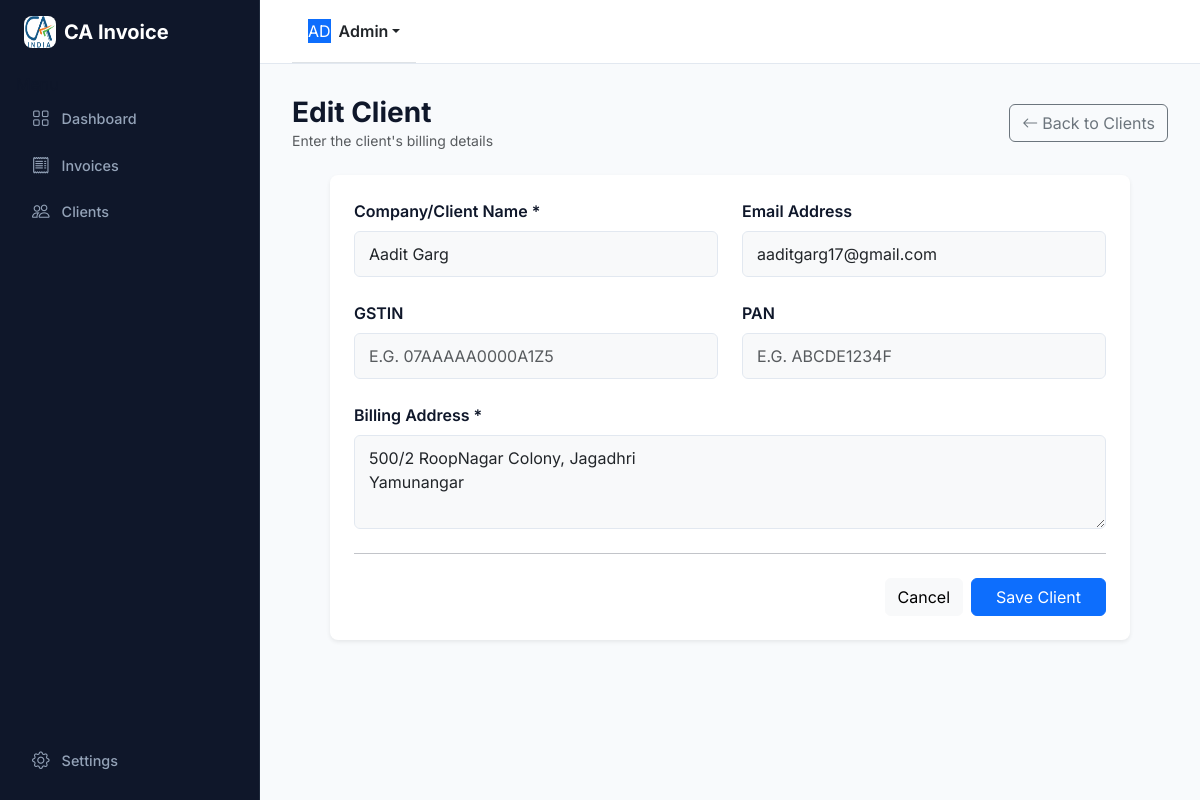
/clients/1/edit, run on the app's committed database.
### app/models.py (models this page shows)
class Client(db.Model):
    __tablename__ = 'clients'
    id = db.Column(db.Integer, primary_key=True)
    name = db.Column(db.String(150), nullable=False)
    email = db.Column(db.String(150))
    address = db.Column(db.Text, nullable=False)
    gstin = db.Column(db.String(20))
    pan = db.Column(db.String(20))
    created_at = db.Column(db.DateTime, default=datetime.utcnow)
    invoices = db.relationship('Invoice', backref='client', lazy=True)

### app/routes.py (the view, shortened to what this page needs)
@main_bp.route('/clients/<int:id>/edit', methods=['GET', 'POST'])
def edit_client(id):
    client = Client.query.get_or_404(id)
    return render_template('client_form.html', client=client)

### app/templates/client_form.html (shortened to what this page needs)
{% extends "base.html" %}
{% block content %}
<div class="d-flex justify-content-between align-items-center mb-4">
    <div>
        <h3 class="fw-bold mb-0">{{ 'Edit' if client else 'Add New' }} Client</h3>
        <p class="text-muted small mb-0">Enter the client's billing details</p>
    </div>
    <a href="{{ url_for('main.clients') }}" class="btn btn-outline-secondary">
        <i class="bi bi-arrow-left me-1"></i>Back to Clients
    </a>
</div>
<div class="ca-card border-0 shadow-sm bg-white p-4 max-w-2xl mx-auto" style="max-width: 800px;">
    <form method="POST">
        <div class="row g-4">
            <div class="col-md-6">
                <label class="form-label fw-semibold">Company/Client Name *</label>
                <input type="text" name="name" class="form-control bg-light" required value="{{ client.name if client else '' }}">
            </div>
            <div class="col-md-6">
                <label class="form-label fw-semibold">Email Address</label>
                <input type="email" name="email" class="form-control bg-light" value="{{ client.email if client else '' }}">
            </div>
            <div class="col-md-6">
                <label class="form-label fw-semibold">GSTIN</label>
                <input type="text" name="gstin" class="form-control bg-light text-uppercase" placeholder="e.g. 07AAAAA0000A1Z5" value="{{ client.gstin if client else '' }}">
            </div>
            <div class="col-md-6">
                <label class="form-label fw-semibold">PAN</label>
                <input type="text" name="pan" class="form-control bg-light text-uppercase" placeholder="e.g. ABCDE1234F" value="{{ client.pan if client else '' }}">
            </div>
            <div class="col-12">
                <label class="form-label fw-semibold">Billing Address *</label>
                <textarea name="address" rows="3" class="form-control bg-light" required>{{ client.address if client else '' }}</textarea>
            </div>
        </div>
        <hr class="my-4">
        <div class="d-flex justify-content-end gap-2">
            <a href="{{ url_for('main.clients') }}" class="btn btn-light">Cancel</a>
            <button type="submit" class="btn btn-primary px-4">Save Client</button>
        </div>
    </form>
</div>
{% endblock %}

### app/static/css/app.css (style rules this page uses)
:root { --ca-sidebar-bg: #0F172A; --ca-sidebar-text: #94A3B8; --ca-sidebar-text-hover: #F8FAFC; --ca-sidebar-active: #1E293B; --ca-header-bg: #FFFFFF; --ca-main-bg: #F8FAFC; --ca-border: #E2E8F0; --ca-primary: #2563EB; --ca-primary-hover: #1D4ED8; --ca-text-dark: #0F172A; --ca-text-muted: #64748B; }
body { margin: 0; padding: 0; font-family: 'Inter', -apple-system, BlinkMacSystemFont, 'Segoe UI', Roboto, sans-serif; background-color: var(--ca-main-bg); color: var(--ca-text-dark); }
.ca-card { background: #FFFFFF; border: 1px solid var(--ca-border); border-radius: 8px; box-shadow: 0 1px 3px rgba(0,0,0,0.02); }
.form-control { border: 1px solid var(--ca-border); border-radius: 6px; padding: 10px 14px; box-shadow: none; }

### data on the page
Client: name "Aadit Garg", email "aaditgarg17@gmail.com", address "500/2 RoopNagar Colony, Jagadhri Yamunangar"

### other printed values
{{ session.get('firm_name', 'CA Invoice') }} "CA Invoice"
{{ session.get('admin_email', 'Admin') }} "Admin"
{{ 'Edit' if client else 'Add New' }} "Edit"
